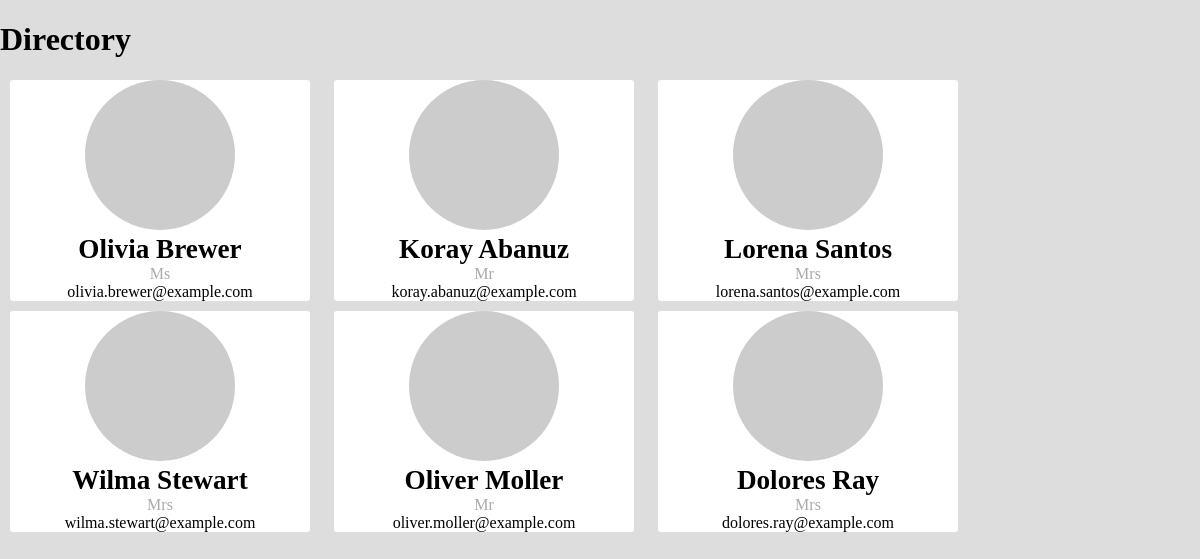
The page / on the database its author committed.
### www/models.py (models this page shows, shortened)
class Person(models.Model):
    name = models.CharField(max_length = 40)
    email = models.CharField(max_length = 100)
    title = models.CharField(max_length = 100)
    image = models.CharField(max_length = 200)

### www/views.py (the view)
# urls.py: url(r'^$', views.index)
def index(request):
    people = Person.objects.all()
    return render(request,'index.html', {'people':people});

### www/templates/index.html (shortened to what this page needs)
{% load static %}
<!DOCTYPE html>
  <html>
    <head>
      <link rel="stylesheet" href="{% static 'main.css' %}"></link>
    </head>
    <body>
      <main>
        <h1>Directory</h1>
        {% for person in people %}
          <section>
            <img src="{{ person.image }}"/>
            <h2>{{ person.name }}</h2>
            <p class="person-title">{{ person.title }}</p>
            <p class="person-email">{{ person.email }}</p>
          </section>
        {% endfor %}
      </main>
    </body>
  </html>

### www/static/main.css (style rules this page uses)
body { background-color: #ddd; font-size: 16px; padding: 0; margin: 0; }
main { padding: 0; margin: 0 auto; }
section { padding: 0; margin: 0; min-width: 300px; border-radius: 3px; background-color: white; text-align: center; display: inline-block; margin: 0 10px 10px 10px; }
img { border-radius: 80px; width: 50%; }
h2 { font-size: 1.7em; font-weight: bold; padding: 0; margin: 0; }
.person-title { font-size: 1em; color: #aaa; margin: 0; padding: 0; }
.person-email { font-size: 1em; margin: 0; padding: 0; }

### rows shown on the page
Person: name "Olivia Brewer", title "Ms", email "olivia.brewer@example.com"
Person: name "Koray Abanuz", title "Mr", email "koray.abanuz@example.com"
Person: name "Lorena Santos", title "Mrs", email "lorena.santos@example.com"
Person: name "Wilma Stewart", title "Mrs", email "wilma.stewart@example.com"
Person: name "Oliver Moller", title "Mr", email "oliver.moller@example.com"
Person: name "Dolores Ray", title "Mrs", email "dolores.ray@example.com"
